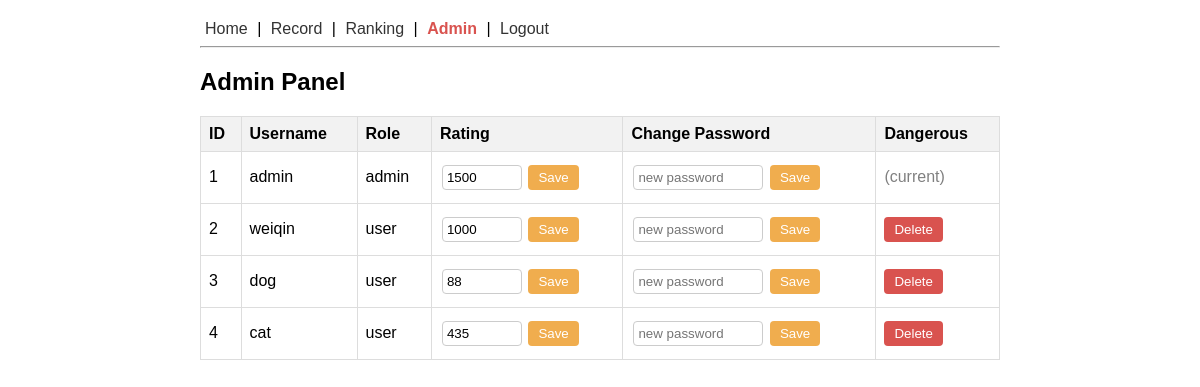
Page /admin (signed in) on the earlier database version.
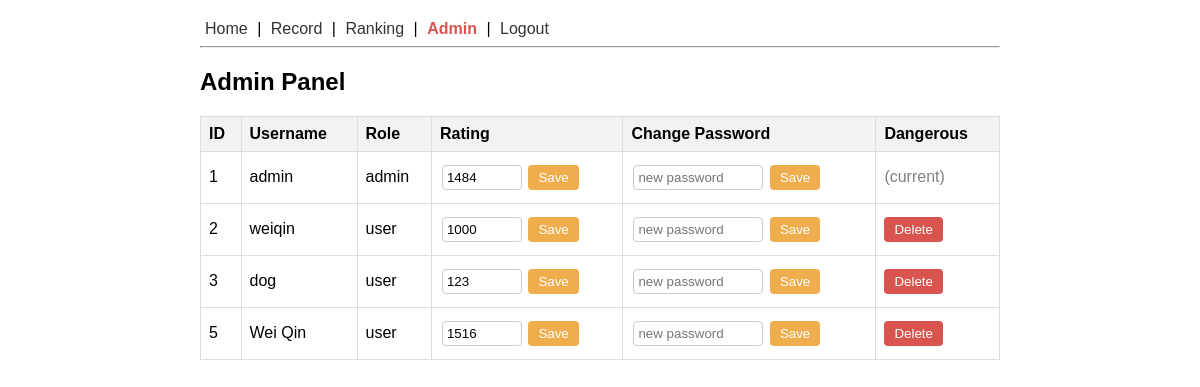
Same page on the later database version.
### tables this page shows
CREATE TABLE users (
 id INTEGER PRIMARY KEY AUTOINCREMENT,
 username TEXT UNIQUE,
 password_hash TEXT,
 role TEXT,
 rating INTEGER DEFAULT 0
);

### app.py (the view)
@app.route("/admin")
def admin():
    if not login_required(): return redirect("/login")
    db = get_db()
    user = db.execute("SELECT role FROM users WHERE id=?", (session["user_id"],)).fetchone()
    if user["role"] != "admin":
        return "<h1>403 Forbidden</h1><p>You are not an administrator.</p>", 403
    all_users = db.execute("SELECT * FROM users ORDER BY id").fetchall()
    return render_template("admin.html", users=all_users)

### app.py (called while the page is built)
def get_db():
    conn = sqlite3.connect("pingpong.db")
    conn.row_factory = sqlite3.Row
    return conn

def login_required():
    return "user_id" in session

@app.context_processor
def inject_user():
    is_logged_in = "user_id" in session
    is_admin = False
    if is_logged_in:
        db = get_db()
        user = db.execute("SELECT role FROM users WHERE id=?", (session["user_id"],)).fetchone()
        if user and user["role"] == "admin":
            is_admin = True
    return dict(logged_in=is_logged_in, is_admin=is_admin)

### templates/admin.html (shortened to what this page needs)
{% extends 'base.html' %}
{% block content %}
<h2>Admin Panel</h2>
<table>
    <thead>
        <tr>
            <th>ID</th>
            <th>Username</th>
            <th>Role</th>
            <th>Rating</th>
            <th>Change Password</th>
            <th>Dangerous</th>
        </tr>
    </thead>
    <tbody>
        {% for u in users %}
        <tr>
            <td>{{ u.id }}</td>
            <td>{{ u.username }}</td>
            <td>{{ u.role }}</td>
            <form action="/admin/update_user/{{ u.id }}" method="post">
                <td>
                    <input type="number" name="rating" value="{{ u.rating }}" style="width: 70px;">
                    <button type="submit" style="background-color: #f0ad4e; color: white; border: none; cursor: pointer;">Save</button>
                </td>
                <td>
                    <input type="text" name="password" placeholder="new password" style="width: 120px;">
                    <button type="submit" style="background-color: #f0ad4e; color: white; border: none; cursor: pointer;">Save</button>
                </td>
            </form>
            <td>
                {% if u.id != session['user_id'] %}
                <form action="/admin/delete_user/{{ u.id }}" method="post" onsubmit="return confirm('Are you sure you want to delete this user and all record？');" style="display:inline;">
                    <button type="submit" style="background-color: #d9534f; color: white; border: none; cursor: pointer;">Delete</button>
                </form>
                {% else %}
                <span style="color: gray;">(current)</span>
                {% endif %}
            </td>
        </tr>
        {% endfor %}
    </tbody>
</table>
{% endblock %}

### templates/base.html (shortened to what this page needs)
<!DOCTYPE html>
<html>
<head>
</head>
<body>
<nav>
 <a href="/">Home</a> |
 <a href="/match">Record</a> |
 <a href="/rank">Ranking</a> |
 {% if is_admin %}
 <a href="/admin" style="color: #d9534f; font-weight: bold;">Admin</a> |
 {% endif %}
 {% if not logged_in %}
 <a href="/login">Login</a> |
 <a href="/register">Register</a>
 {% else %}
 <a href="/logout">Logout</a>
 {% endif %}
</nav>
<hr>
{% block content %}{% endblock %}
</body>
</html>

### templates/base.html (style rules this page uses)
body { font-family: sans-serif; padding: 20px; max-width: 800px; margin: 0 auto; }
nav a { text-decoration: none; margin: 0 5px; color: #333; }
table { width: 100%; border-collapse: collapse; margin-top: 10px; }
th, td { border: 1px solid #ddd; padding: 8px; text-align: left; }
th { background-color: #f2f2f2; }
input, select, button { padding: 8px; margin: 5px 0; }

### templates/admin.html (style rules this page uses)
input { padding: 4px; margin: 2px; border: 1px solid #ccc; border-radius: 4px; }
button { padding: 5px 10px; border-radius: 4px; }

Differences in the rows shown:
removed users: id "4", username "cat", role "user", rating "435"
changed users "admin": rating "1500" → "1484"
changed users "dog": rating "88" → "123"
added users: id "5", username "Wei Qin", role "user", rating "1516"
